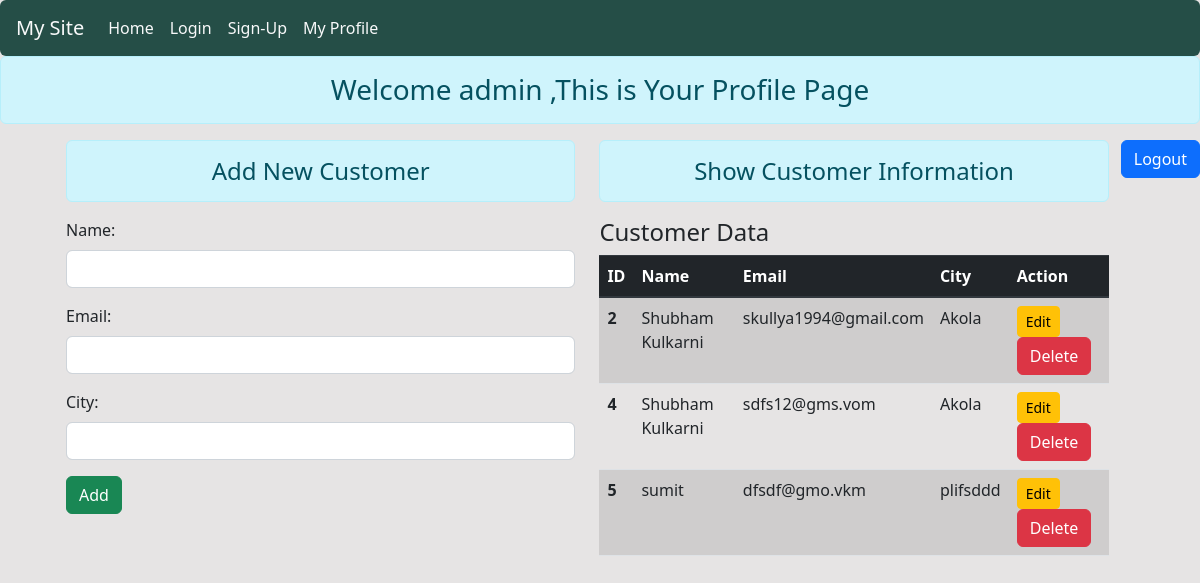
/profile/ (signed in), run on the app's committed database.
### reg/models.py (models this page shows)
class Customer(models.Model):
    name=models.CharField(max_length=70)
    email=models.EmailField(max_length=100)
    city=models.CharField(max_length=10)

### reg/views.py (the view)
# urls.py: path('profile/', views.User_profile, name='profile'),
def User_profile(request):
    if request.user.is_authenticated:
        if request.method == "POST":
            fmm = CustomerReg(request.POST)
            if fmm.is_valid():
                nm = fmm.cleaned_data['name']
                em = fmm.cleaned_data['email']
                ct = fmm.cleaned_data['city']
                reg = Customer( name=nm,email=em,city=ct)
                reg.save()
                fmm = CustomerReg()
        else:
            fmm = CustomerReg()
        cust = Customer.objects.all()
        return render(request, 'reg/profile.html',{'name':request.user, 'formm':fmm, 'stu':cust})
    else:
        return HttpResponseRedirect('/login/')

### reg/forms.py
class CustomerReg(forms.ModelForm):
    class Meta:
        model = Customer
        fields = ['name', 'email', 'city']
        widgets = {
            'name': forms.TextInput(attrs={'class':'form-control'}),
            'email': forms.EmailInput(attrs={'class':'form-control'}),
            'city': forms.TextInput(attrs={'class':'form-control'}),
        }

### reg/templates/reg/profile.html (shortened to what this page needs)
{% extends 'reg/base.html' %}
{% block content %}
<div class=" row ">
    <div class=" img-fluid">
        <h3 class="text-center alert alert-info ">Welcome {{name}} ,This is Your Profile Page</h3>
        <a href="{% url 'logout' %}" class="btn btn-primary float-right">Logout</a>
        <div class="container ">
            <div class="row " style="padding-left:12px;">
                <div class="col">
                    <h4 class="text-center alert alert-info">Add New Customer</h4>
                    <form action="" method="POST">
                        {{formm.as_p}}
                        <input type="submit" class="btn btn-success" value="Add">
                    </form>
                </div>
                <div class="col-sm-6 ">
                    <h4 class=" text-center alert alert-info ">Show Customer Information </h4>
                    {% if stu %}
                    <h4>Customer Data </h4>
                    <table class="table  table-striped ">
                        <thead class=" thead-dark">
                            <tr>
                                <th scope="col">ID</th>
                                <th scope="col">Name</th>
                                <th scope="col">Email</th>
                                <th scope="col">City</th>
                                <th scope="col">Action</th>
                            </tr>
                        </thead>
                        <tbody>
                            {% for st in stu %}
                            <tr>
                                <th scope="row">{{ st.id }}</th>
                                <td>{{ st.name }}</td>
                                <td>{{ st.email }}</td>
                                <td>{{ st.city }}</td>
                                <td><a href="{%  url 'updatedata' st.id %}" class="btn btn-warning btn-sm">Edit</a>
                                    <form action="{% url 'deletedata' st.id %}" method="POST" class="d-inline">
                                        <input type="submit" class="btn btn-danger" value="Delete">
                                    </form>
                                </td>
                            </tr>
                            {% endfor %}
                        </tbody>
                    </table>
                    {% else %}
                    <h4 class="text-center alert alert-warning">No Records</h4>
                    {% endif %}
                </div>
            </div>
        </div>
    </div>
</div>
{% endblock content %}

### reg/templates/reg/base.html (style rules this page uses)
body, html { margin: 0; padding: 0; height: 100%; background: #e6e4e4 ; }

### data on the page
Customer: id "2", name "Shubham Kulkarni", email "skullya1994@gmail.com", city "Akola"
Customer: id "4", name "Shubham Kulkarni", email "sdfs12@gms.vom", city "Akola"
Customer: id "5", name "sumit", email "dfsdf@gmo.vkm", city "plifsddd"

### other printed values
{{ name }} "admin"
